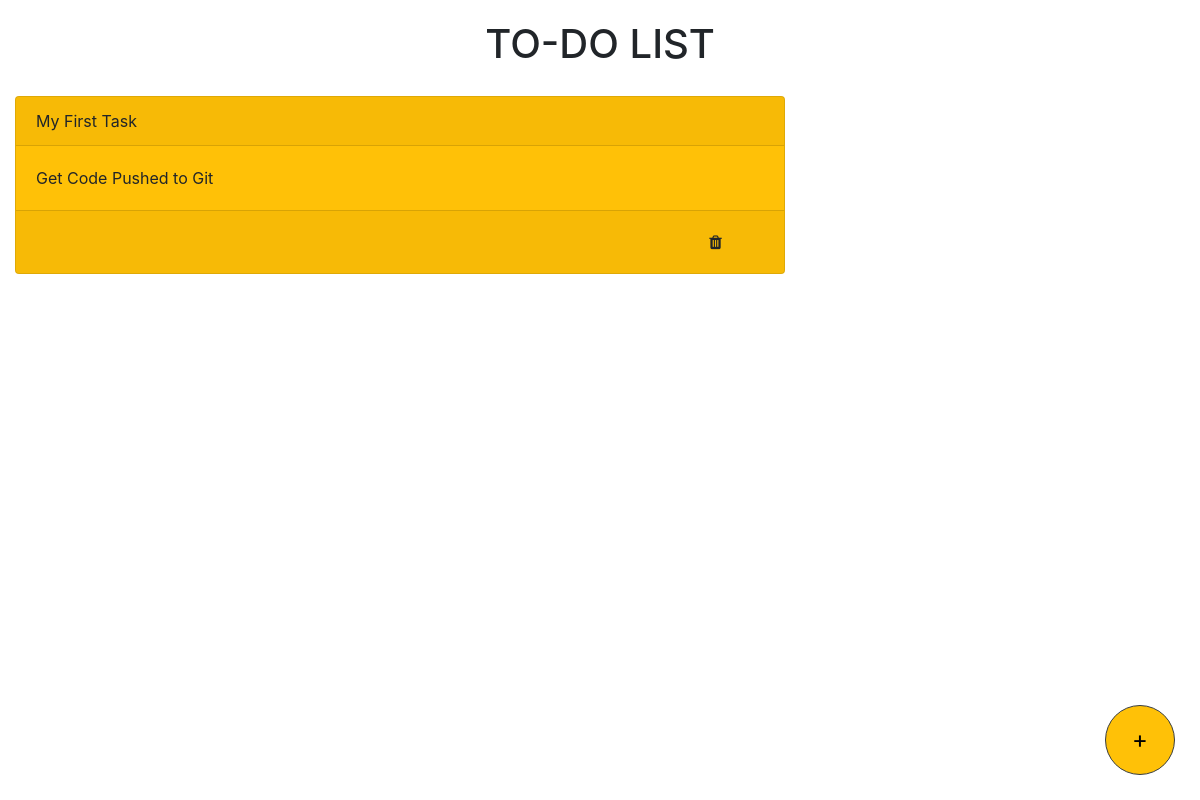
The app's page /, older data.
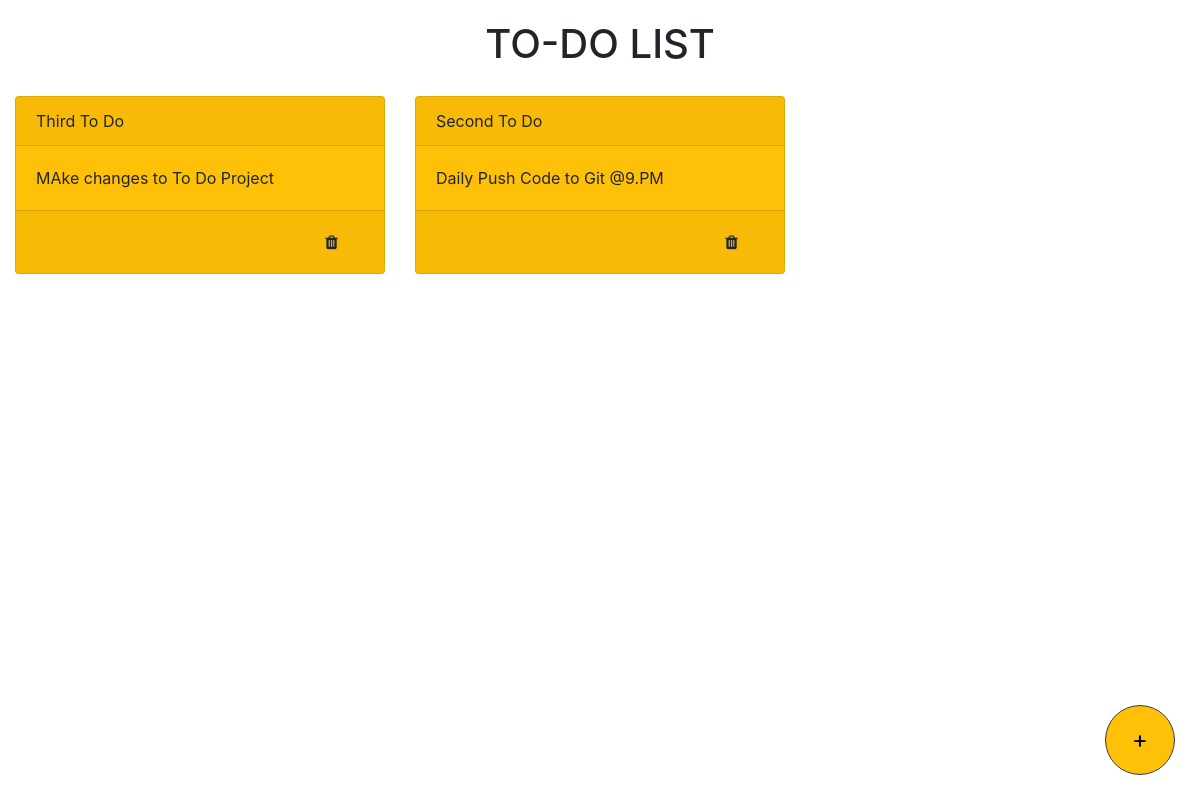
The same page, newer data.
### todo/models.py (models this page shows, shortened)
class Todo(models.Model):
    title = models.CharField(max_length=100)
    details = models.TextField()
    date = models.DateTimeField(default=timezone.now)

### todo/views.py (the view, shortened to what this page needs)
# urls.py: path('',views.index,name="todo"),
def index(request):
    items_list = Todo.objects.order_by("-date")
    page = {
        "list":items_list,
        "title":"TODO LIST",
    }
    return render(request,'todo/index.html',page)

### todo/templates/todo/index.html (shortened to what this page needs)
<!DOCTYPE html>
<html lang="en" dir="ltr">
<head>
  <link rel="stylesheet" href="https://maxcdn.bootstrapcdn.com/bootstrap/4.5.2/css/bootstrap.min.css">
  <link rel="stylesheet" href="https://cdnjs.cloudflare.com/ajax/libs/font-awesome/4.7.0/css/font-awesome.min.css">
</head>
<body class="container-fluid">
  <div style="text-align: center; padding: 20px;">
    <h1>TO-DO LIST</h1>
  </div>
  <div class="row">
    <div class="col-md-8">
      <div class="card-deck">
        {% for i in list %}
        <div class="card bg-warning">
          <div class="card-header">{{i.title}}</div>
          <div class="card-body">
            <p class="card-text">{{i.details}}</p>
          </div>
          <div class="card-footer">
            <form action="/del/{{i.id}}" method="POST" style=" padding-right: 4%; padding-bottom: 3%;">
              <button value="remove" type="submit" class="btn" style="float: right;"><i
                  class="fa fa-trash"></i></button>
            </form>
          </div>
        </div>
        {% endfor%}
      </div>
    </div>
    <div id="mybutton">
      <button id="add_button" type="button" class="btn btn-primary float-right" data-toggle="modal"
        data-target="#exampleModal">
        +
      </button>
    </div>
  </div>
</body>
</html>

Row changes from the older to the newer data that the page shows:
removed Todo: title "My First Task", details "Get Code Pushed to Git"
added Todo: title "Third To Do", details "MAke changes to To Do Project"
added Todo: title "Second To Do", details "Daily Push Code to Git @9.PM"
